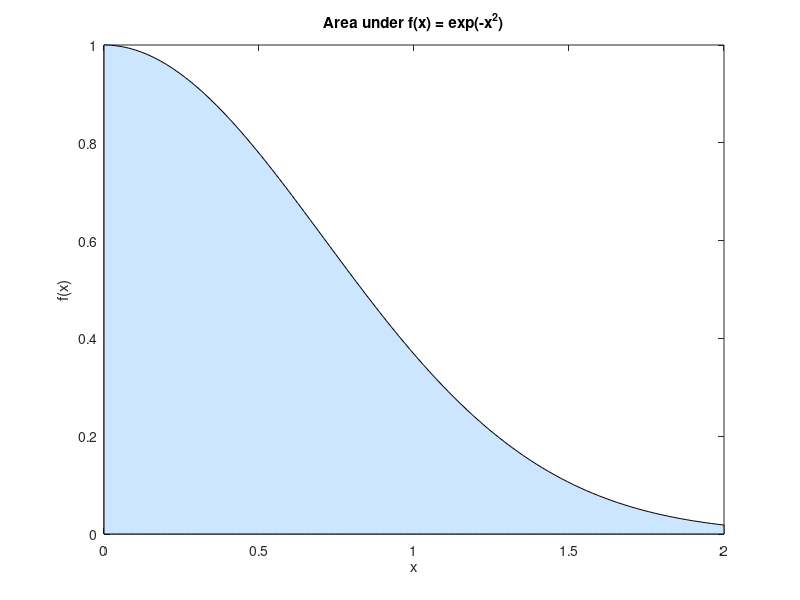

This chart was generated by the following MATLAB code:
function approx_area = numericalIntegration(n_steps)
    if nargin < 1
        n_steps = 100; 
    end

    % anonymous function for a Gaussian curve
    f = @(x) exp(-x.^2);
    
    a = 0;
    b = 2;
    
    % built-in integral function
    exact_area = integral(f, a, b);
    fprintf('Exact Area (built-in): %.6f\n', exact_area);
    
    % plotting the function area
    x_plot = linspace(a, b, 100);
    figure;
    area(x_plot, f(x_plot), 'FaceColor', [0.8 0.9 1]);
    title('Area under f(x) = exp(-x^2)');
    xlabel('x');
    ylabel('f(x)');
    hold on;

    % num. approximation
    dx = (b - a) / n_steps;
    % Riemann sum
    x_rect = a:dx:(b-dx);

    approx_area = sum(f(x_rect) * dx);
    
    abs_error = abs(exact_area - approx_area);
    fprintf('Approximate Area (%d steps): %.6f\n', n_steps, approx_area);
    fprintf('Absolute Error: %.6f\n', abs_error);
end
